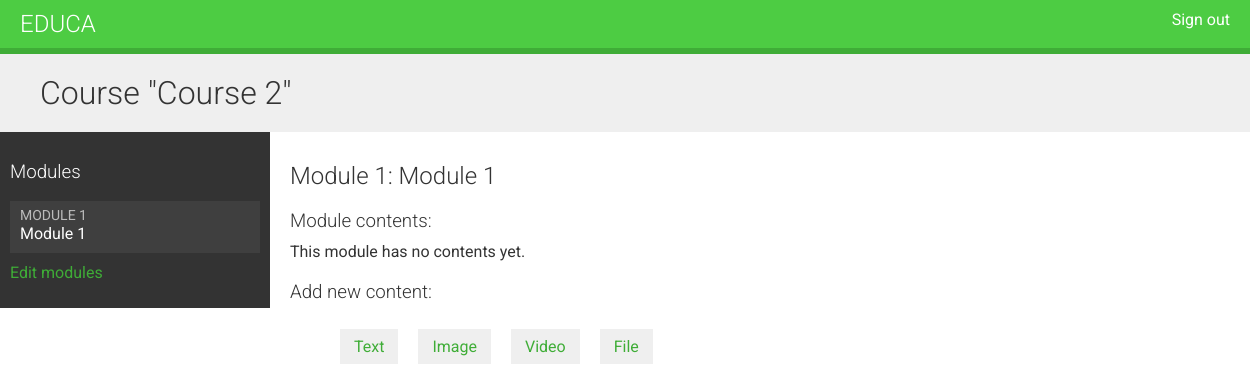
/course/module/5/ (signed in), run on an earlier commit of the app's database.
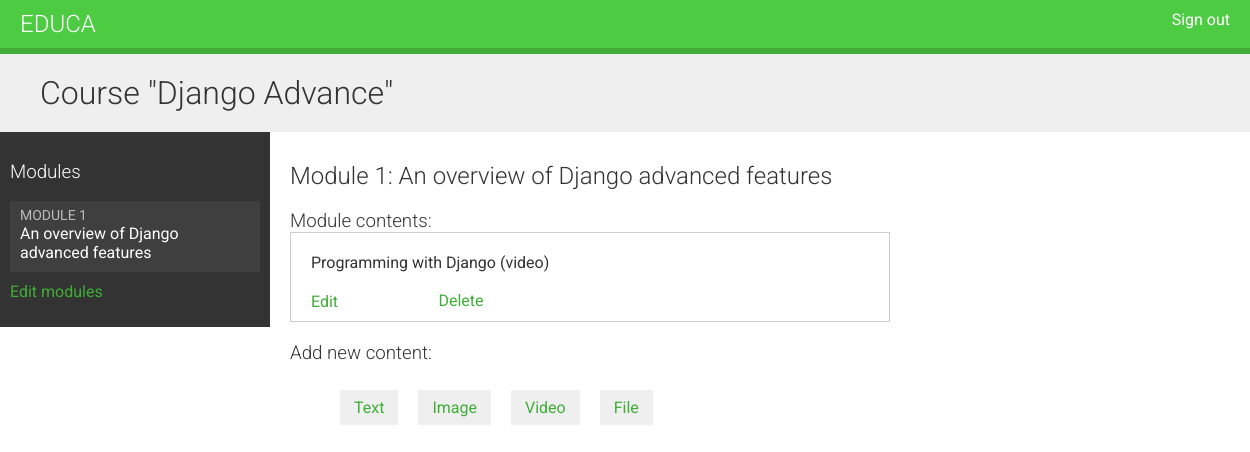
And on a later commit of the database.
### courses/models.py (models this page shows, shortened)
class Course(models.Model):
    owner = models.ForeignKey(User,
                              related_name='courses_created',
                              on_delete=models.CASCADE)
    subject = models.ForeignKey(Subject,
                                related_name='courses',
                                on_delete=models.CASCADE)
    title = models.CharField(max_length=200)
    slug = models.SlugField(max_length=200, unique=True)
    overview = models.TextField()
    created = models.DateTimeField(auto_now_add=True)
    students = models.ManyToManyField(User,
                                      related_name='courses_joined',
                                      blank=True)
    class Meta:
        ordering = ['-created']

class Module(models.Model):
    course = models.ForeignKey(Course,
                               related_name='modules',
                               on_delete=models.CASCADE)
    title = models.CharField(max_length=200)
    description = models.TextField(blank=True)
    order = OrderField(blank=True, for_fields=['course'])
    class Meta:
        ordering = ['order']

class Content(models.Model):
    module = models.ForeignKey(Module,
                               related_name='contents',
                               on_delete=models.CASCADE)
    content_type = models.ForeignKey(ContentType,
                                     on_delete=models.CASCADE,
                                     limit_choices_to={'model__in':(
                                     'text',
                                     'video',
                                     'image',
                                     'file')})
    object_id = models.PositiveIntegerField()
    item = GenericForeignKey('content_type', 'object_id')
    order = OrderField(blank=True, for_fields=['module'])
    class Meta:
        ordering = ['order']

class ItemBase(models.Model):
    owner = models.ForeignKey(User,
                              related_name='%(class)s_related',
                              on_delete=models.CASCADE)
    title = models.CharField(max_length=250)
    created = models.DateTimeField(auto_now_add=True)
    updated = models.DateTimeField(auto_now=True)
    class Meta:
        abstract = True
    def __str__(self):
        return self.title

class Video(ItemBase):
    url = models.URLField()

### courses/views.py (the view)
class ModuleContentListView(TemplateResponseMixin, View):
    template_name = 'courses/manage/module/content_list.html'
    def get(self, request, module_id):
        module = get_object_or_404(Module,
                                   id=module_id,
                                   course__owner=request.user)
        return self.render_to_response({'module': module})

### courses/templatetags/course.py (called while the page is built)
@register.filter
def model_name(obj):
    try:
        return obj._meta.model_name
    except AttributeError:
        return None

### courses/templates/courses/manage/module/content_list.html (shortened to what this page needs)
{% extends "base.html" %}
{% load course %}
{% block content %}
  {% with course=module.course %}
    <h1>Course "{{ course.title }}"</h1>
    <div class="contents">
      <h3>Modules</h3>
      <ul id="modules">
        {% for m in course.modules.all %}
          <li data-id="{{ m.id }}" {% if m == module %}
           class="selected"{% endif %}>
            <a href="{% url "module_content_list" m.id %}">
              <span>
                Module <span class="order">{{ m.order|add:1 }}</span>
              </span>
              <br>
              {{ m.title }}
            </a>
          </li>
        {% empty %}
          <li>No modules yet.</li>
        {% endfor %}
      </ul>
      <p><a href="{% url "course_module_update" course.id %}">
      Edit modules</a></p>
    </div>
    <div class="module">
      <h2>Module {{ module.order|add:1 }}: {{ module.title }}</h2>
      <h3>Module contents:</h3>
      <div id="module-contents">
        {% for content in module.contents.all %}
          <div data-id="{{ content.id }}">
            {% with item=content.item %}
              <p>{{ item }}  ({{ item|model_name }})</p>
              <a href=="{% url "module_content_update" module.id item|model_name
                        item.id %}">
                Edit
              </a>
              <form action="{% url "module_content_delete" content.id %}" method="post">
                <input type="submit" value="Delete">
              </form>
            {% endwith %}
          </div>
        {% empty %}
          <p>This module has no contents yet.</p>
        {% endfor %}
      </div>
      <h3>Add new content:</h3>
      <ul class="content-types">
        <li><a href="{% url "module_content_create" module.id "text" %}">
        Text</a></li>
        <li><a href="{% url "module_content_create" module.id "image" %}">
        Image</a></li>
        <li><a href="{% url "module_content_create" module.id "video" %}">
        Video</a></li>
        <li><a href="{% url "module_content_create" module.id "file" %}">
        File</a></li>
      </ul>
    </div>
  {% endwith %}
{% endblock %}

What changed in the data, as far as the page shows it:
changed Course: title "Course 2" → "Django Advance"
changed Module: title "Module 1" → "An overview of Django advanced features"
added Content: item "Programming with Django", item|model_name "video"
Also different on the page:
text no longer shown: "This module has no contents yet."
